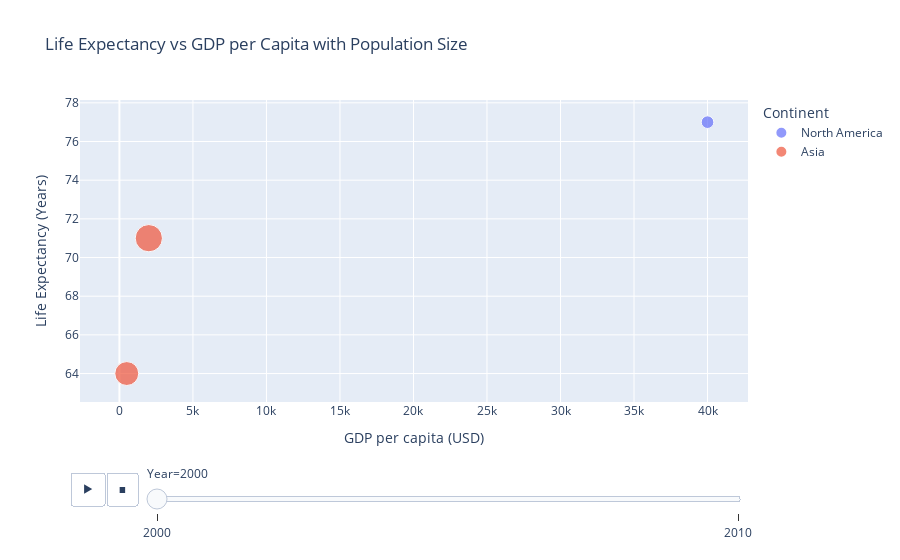

The notebook cell this image was saved under:
### Code cell
import pandas as pd
import plotly.express as px


data = {
    'Year': [2000, 2000, 2000, 2010, 2010, 2010],
    'Country': ['USA', 'China', 'India', 'USA', 'China', 'India'],
    'Life Expectancy': [77, 71, 64, 78, 74, 67],
    'GDP per capita': [40000, 2000, 500, 45000, 5000, 1500],
    'Population': [280000000, 1300000000, 1000000000, 310000000, 1400000000, 1200000000],
    'Continent': ['North America', 'Asia', 'Asia', 'North America', 'Asia', 'Asia']
}


df = pd.DataFrame(data)


fig = px.scatter(df, 
                 x='GDP per capita', 
                 y='Life Expectancy', 
                 size='Population', 
                 color='Continent', 
                 hover_name='Country', 
                 animation_frame='Year', 
                 animation_group='Country', 
                 title='Life Expectancy vs GDP per Capita with Population Size',
                 labels={'GDP per capita': 'GDP per capita (USD)', 'Life Expectancy': 'Life Expectancy (Years)'})


fig.show()
fig.write_html("animated_bubble_chart.html")

### Figure 1 — Plotly figure (JSON) as saved in the notebook; plotly's stock layout.template omitted (floating-point values rounded to 4 significant figures)
{"data": [{"hovertemplate": "<b>%{hovertext}</b><br><br>Continent=North America<br>Year=2000<br>GDP per capita (USD)=%{x}<br>Life Expectancy (Years)=%{y}<br>Population=%{marker.size}<extra></extra>", "hovertext": ["USA"], "ids": ["USA"], "legendgroup": "North America", "marker": {"color": "#636efa", "size": [280000000], "sizemode": "area", "sizeref": 3500000, "symbol": "circle"}, "mode": "markers", "name": "North America", "orientation": "v", "showlegend": true, "type": "scatter", "x": [40000], "xaxis": "x", "y": [77], "yaxis": "y"}, {"hovertemplate": "<b>%{hovertext}</b><br><br>Continent=Asia<br>Year=2000<br>GDP per capita (USD)=%{x}<br>Life Expectancy (Years)=%{y}<br>Population=%{marker.size}<extra></extra>", "hovertext": ["China", "India"], "ids": ["China", "India"], "legendgroup": "Asia", "marker": {"color": "#EF553B", "size": [1300000000, 1000000000], "sizemode": "area", "sizeref": 3500000, "symbol": "circle"}, "mode": "markers", "name": "Asia", "orientation": "v", "showlegend": true, "type": "scatter", "x": [2000, 500], "xaxis": "x", "y": [71, 64], "yaxis": "y"}], "layout": {"legend": {"itemsizing": "constant", "title": {"text": "Continent"}, "tracegroupgap": 0}, "sliders": [{"active": 0, "currentvalue": {"prefix": "Year="}, "len": 0.9, "pad": {"b": 10, "t": 60}, "steps": [{"args": [["2000"], {"frame": {"duration": 0, "redraw": false}, "fromcurrent": true, "mode": "immediate", "transition": {"duration": 0, "easing": "linear"}}], "label": "2000", "method": "animate"}, {"args": [["2010"], {"frame": {"duration": 0, "redraw": false}, "fromcurrent": true, "mode": "immediate", "transition": {"duration": 0, "easing": "linear"}}], "label": "2010", "method": "animate"}], "x": 0.1, "xanchor": "left", "y": 0, "yanchor": "top"}], "title": {"text": "Life Expectancy vs GDP per Capita with Population Size"}, "updatemenus": [{"buttons": [{"args": [null, {"frame": {"duration": 500, "redraw": false}, "fromcurrent": true, "mode": "immediate", "transition": {"duration": 500, "easing": "linear"}}], "label": "&#9654;", "method": "animate"}, {"args": [[null], {"frame": {"duration": 0, "redraw": false}, "fromcurrent": true, "mode": "immediate", "transition": {"duration": 0, "easing": "linear"}}], "label": "&#9724;", "method": "animate"}], "direction": "left", "pad": {"r": 10, "t": 70}, "showactive": false, "type": "buttons", "x": 0.1, "xanchor": "right", "y": 0, "yanchor": "top"}], "xaxis": {"anchor": "y", "domain": [0, 1], "title": {"text": "GDP per capita (USD)"}}, "yaxis": {"anchor": "x", "domain": [0, 1], "title": {"text": "Life Expectancy (Years)"}}}}
